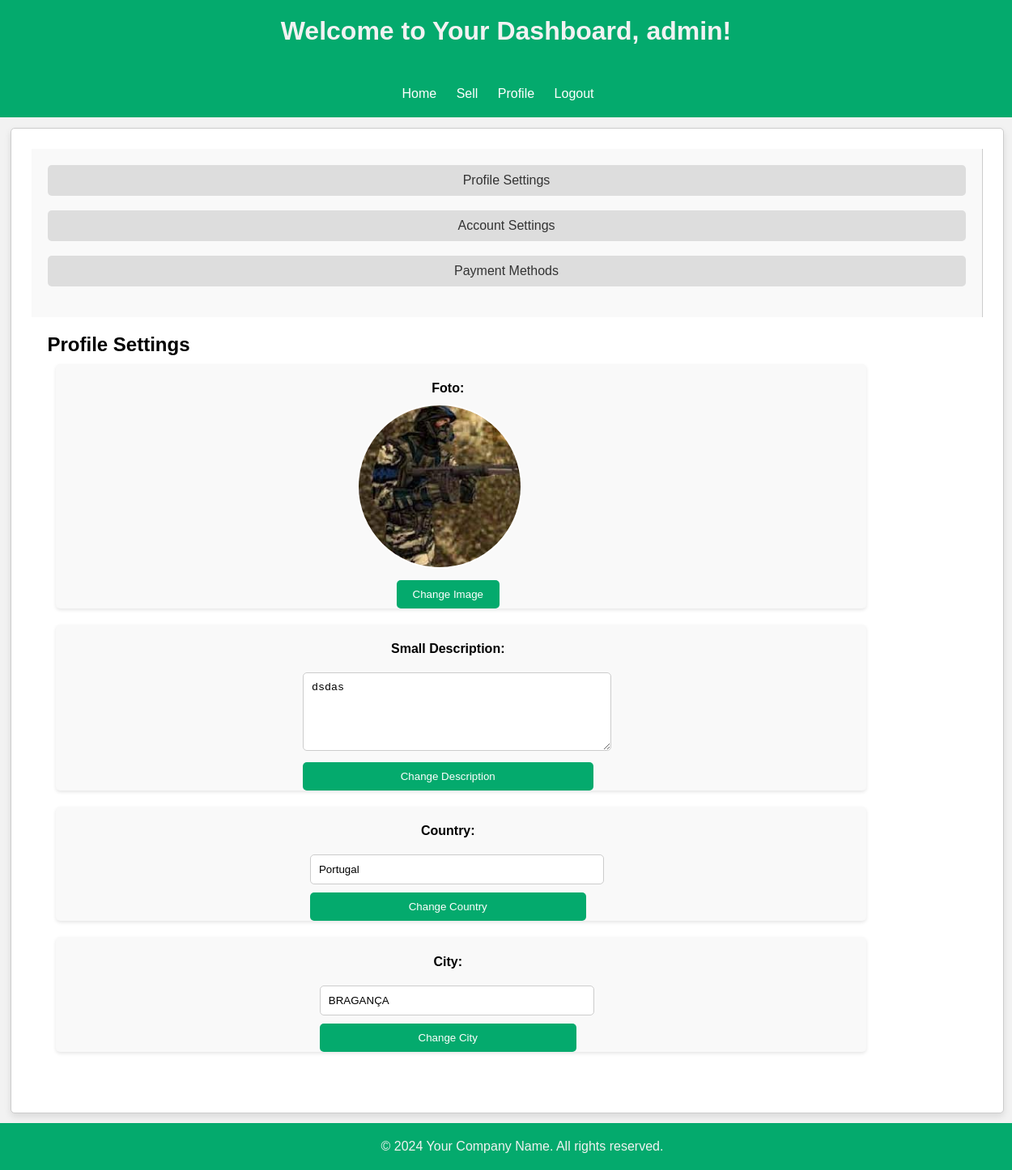
Before: /pages/profile/settings.php (signed in) with the older database file.
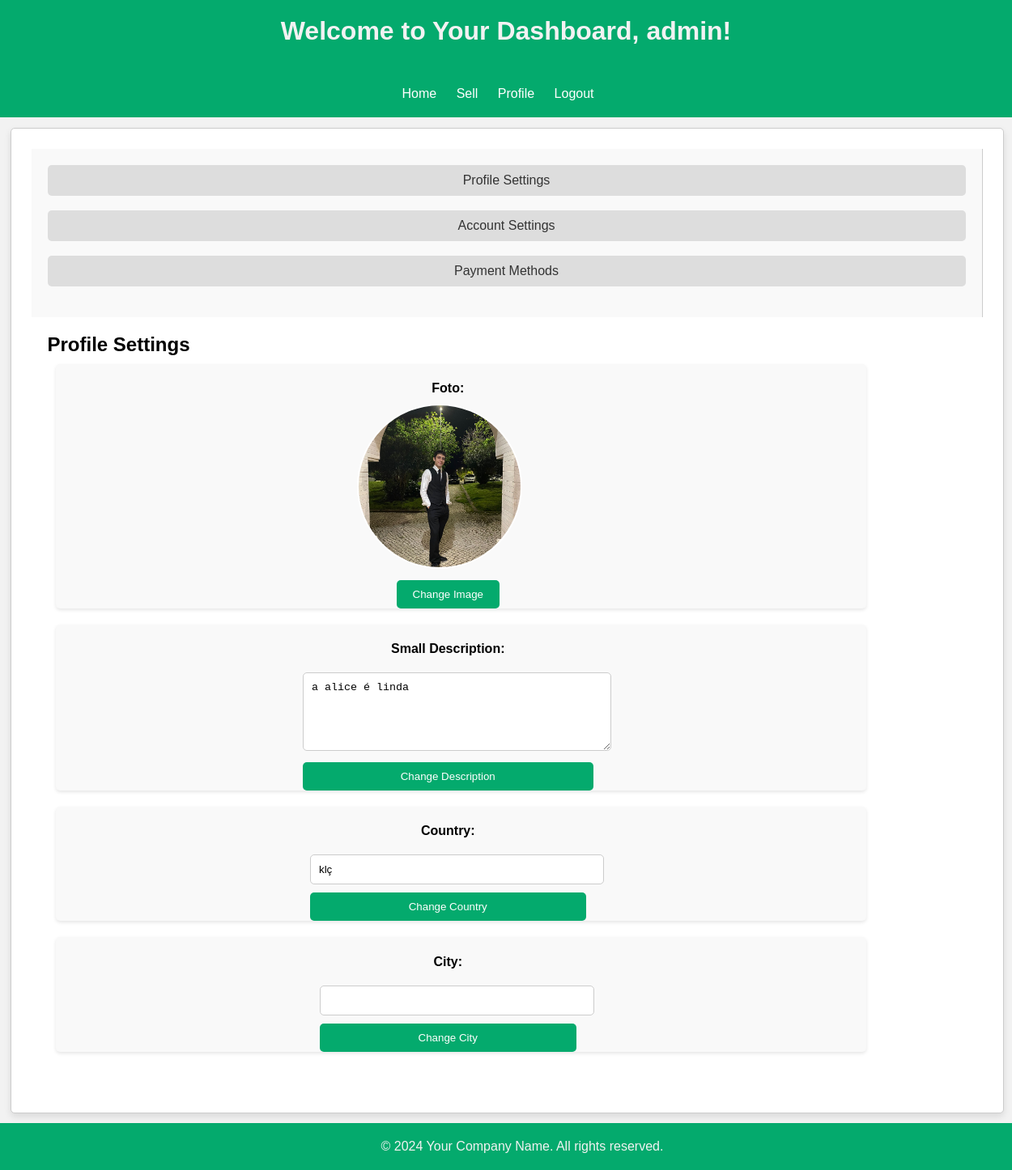
After: the same page with the newer database file.
### tables this page shows
CREATE TABLE users (
    id INTEGER PRIMARY KEY AUTOINCREMENT,
    username VARCHAR(100) NOT NULL,
    email VARCHAR(255) NOT NULL,
    password VARCHAR NOT NULL,
    permissions VARCHAR(50) NOT NULL DEFAULT 'user',
    created_at TIMESTAMP DEFAULT CURRENT_TIMESTAMP,
    small_description VARCHAR(255),
    country Varchar(50),
    city VARCHAR(50) ,
    phone_number VARCHAR(13) UNIQUE,
    image VARCHAR DEFAULT '../../../assets/Default_pfp.svg.png'
);

### pages/profile/settings.php (called while the page is built, shortened)
<?php
require_once '../../database/read_tables.php';
require_once '../../common/dashboard_header.php';
require_once '../../common/dashboard_footer.php';
require_once '../../templates/settings_page.php';
require_once '../../utils/getters.php';
$db = getDatabaseConnection();
$username = $_SESSION['username'];
$row = getUserByUsername($db, $username);
$is_admin = $row['permissions'] === 'admin';
$is_seller = $row['permissions'] === 'seller';
draw_header($username, $is_admin, $is_seller, "settings");
draw_settings_page($username, $is_admin, $is_seller, $row);
draw_footer();
?>

### utils/getters.php (called while the page is built, shortened)
<?php
    function getUserByUsername($db, $username) {
        $query = "SELECT * FROM users WHERE username = :username";
        $stmt = $db->prepare($query);
        $stmt->bindParam(":username", $username);
        $stmt->execute();
        $row = $stmt->fetch(PDO::FETCH_ASSOC);
        return $row;
    }
?>

### templates/settings_page.php (the view, shortened to what this page needs)
<?php
function draw_settings_page($username, $is_admin, $is_seller, $row)
{
    ?>
    <!DOCTYPE html>
    <html lang="en">
    <head>
        <link rel="stylesheet" href="../../../css/settings.css">
        <link rel="stylesheet" href="../../../css/dashboard.css">
        <link rel="stylesheet" href="../../../css/container.css">
    </head>
    <body>
        <main class="settings-container">
            <nav class="vertical-navbar">
                <ul>
                    <li><a href="#" onclick="showSection('profile-settings')">Profile Settings</a></li>
                    <li><a href="#" onclick="showSection('account-settings')">Account Settings</a></li>
                    <li><a href="#" onclick="showSection('payment-methods')">Payment Methods</a></li>
                </ul>
            </nav>
            <section class="content-section">
                <section id="profile-settings" class="section active">
                    <h2>Profile Settings</h2>
                    <section class="row">
                        <section class="column">
                            <h4>Foto:</h4>
                            <section class="profile-image-container">
                                <img id="profile-image" src="<?php echo htmlspecialchars($row['image']); ?>"
                                    alt="Profile Image">
                            </section>
                            <section>
                                <form method="post" action="../../actions/add_info_user.php" enctype="multipart/form-data">
                                    <button class="submit-button" type="button"
                                        onclick="document.getElementById('profile-image-input').click();">Change
                                        Image</button>
                                </form>
                            </section>
                        </section>
                        <section class="column">
                            <h4>Small Description:</h4>
                            <form method="post" action="../../actions/add_info_user.php">
                                <textarea name="small_description" id="small_description" rows="5"
                                    maxlength="255"><?php echo htmlspecialchars($row['small_description']); ?></textarea>
                                <button class="submit-button" type="submit">Change Description</button>
                            </form>
                        </section>
                        <section class="column">
                            <h4>Country:</h4>
                            <form method="post" action="../../actions/add_info_user.php">
                                <input type="text" name="country" id="country"
                                    value="<?php echo htmlspecialchars($row['country']); ?>">
                                <button class="submit-button" type="submit">Change Country</button>
                            </form>
                        </section>
                        <section class="column">
                            <h4>City:</h4>
                            <form method="post" action="../../actions/add_info_user.php">
                                <input type="text" name="city" id="city"
                                    value="<?php echo htmlspecialchars($row['city']); ?>">
                                <button class="submit-button" type="submit">Change City</button>
                            </form>
                        </section>
                    </section>
                </section>
            </section>
        </main>
    </body>
    </html>
    <?php
}
?>

### common/dashboard_header.php (shortened to what this page needs)
<?php
function draw_header($username, $is_admin, $is_seller, $currentPage) {
    draw_html_structure();
    draw_header_content($username);
    draw_navigation_menu($is_admin, $is_seller, $currentPage);
}
function draw_html_structure() {
    ?>
    <!DOCTYPE html>
    <html lang="en">
    <head>
        <link rel="stylesheet" href="../../../css/dashboard.css">
        <link rel="stylesheet" href="../../../css/container.css">
    </head>
    <body>
    <?php
}
function draw_header_content($username) {
    ?>
    <header>
        <h1>Welcome to Your Dashboard, <?php echo $username; ?>!</h1>
    </header>
    <?php
}
function draw_navigation_menu($is_admin, $is_seller, $currentPage) {
    ?>
    <nav>
        <ul>
            <li><a href="../main_page/index.php">Home</a></li>
            <li><a href="../sell_items/sell_page.php">Sell</a></li>
            <li><a href="<?php echo ($currentPage == 'profile') ? 'settings.php' : 'profile.php'; ?>"><?php echo ($currentPage == 'profile') ? 'Settings' : 'Profile'; ?></a></li>
            <li><a href="../../actions/logout.php">Logout</a></li>
        </ul>
    </nav>
    <?php
}
?>

### common/dashboard_footer.php
<?php
    function draw_footer(){
?>
    <footer>
            <p>© <?php echo date("Y"); ?> Your Company Name. All rights reserved.</p>
    </footer>
<?php
}
?>

### css/dashboard.css (style rules this page uses)
body, h1, h2, p, ul, li { margin: 0; padding: 0; }
body { background-color: #f2f2f2; font-family: Arial, sans-serif; }
header, nav, footer { background-color: #04aa6d; color: #f2f2f2; padding: 20px; text-align: center; }
header h1 { margin-bottom: 10px; }
nav ul { list-style-type: none; }
nav ul li { display: inline; margin-right: 20px; }
nav ul li a { color: #fff; text-decoration: none; }
.profile-image-container { flex: 1; text-align: center; margin-right: 20px; }
.profile-image-container img { width: 200px; height: 200px; object-fit: cover; border-radius: 50%; border: 2px solid #fff; }
footer { padding: 20px; text-align: center; width: 100%; position: relative; bottom: 0; }

### css/container.css (style rules this page uses)
.settings-container { display:flex; flex-direction: row; border: 1px solid #ccc; border-radius: 5px; padding: 2%; margin: 1%; width: 94%; background-color: #fff; box-shadow: 0 4px 8px rgba(0, 0, 0, 0.1); }
.column { display: flex; flex-direction: column; align-items: center; text-align: center; width: 50%; padding: 0 2rem 0 0; }
.row { display: flex; flex-direction: row; justify-content: left; width:90%; }

### css/settings.css (style rules this page uses)
body { background-color: #f2f2f2; font-family: Arial, sans-serif; margin: 0; padding: 0; }
.settings-container { display: flex; flex-wrap: wrap; padding: 20px; background-color: #fff; border: 1px solid #ccc; border-radius: 5px; margin: 20px; box-shadow: 0 4px 8px rgba(0, 0, 0, 0.1); }
.vertical-navbar { flex: 1 1 20%; padding: 20px; background-color: #f9f9f9; border-right: 1px solid #ccc; }
.vertical-navbar ul { list-style: none; padding: 0; margin: 0; }
.vertical-navbar li { margin-bottom: 10px; }
.vertical-navbar a { display: block; padding: 10px; background-color: #ddd; color: #333; text-decoration: none; border-radius: 5px; transition: background-color 0.3s; }
.content-section { flex: 3 1 80%; padding: 20px; }
.section { display: none; }
.section.active { display: block; }
.row { display: flex; flex-wrap: wrap; margin-bottom: 20px; }
.column { flex: 1 1 45%; padding: 10px; margin: 10px; background-color: #f9f9f9; border-radius: 5px; box-shadow: 0 2px 4px rgba(0, 0, 0, 0.1); }
h4 { margin-bottom: 10px; }
.submit-button { background-color: #04aa6d; border: none; color: white; padding: 10px 20px; cursor: pointer; border-radius: 5px; transition: background-color 0.3s; width: 100%; margin-top: 10px; }
textarea, input { width: 100%; padding: 10px; margin-top: 10px; border: 1px solid #ccc; border-radius: 5px; }
textarea { resize: vertical; }

Changed rows visible on the page:
changed users: image: a different picture; small_description "dsdas" → "a alice é linda"; country "Portugal" → "klç"; city "BRAGANÇA" → (not shown)
